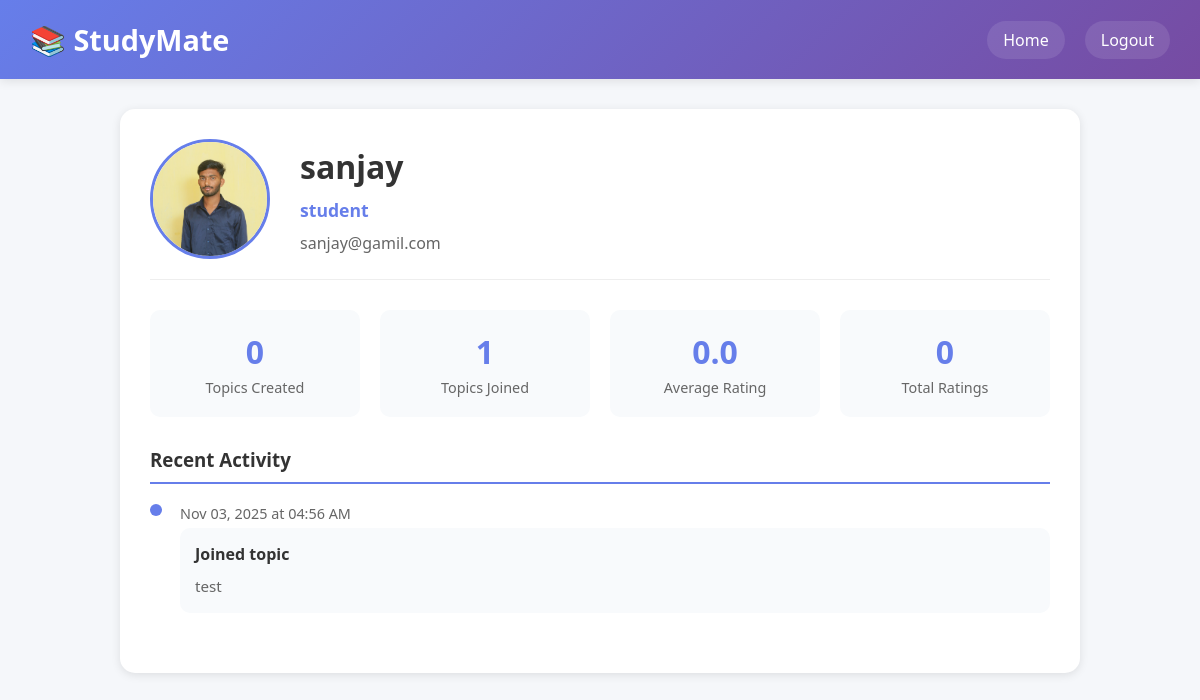
/profile/sanjay@gamil.com (signed in), run on an earlier commit of the app's database.
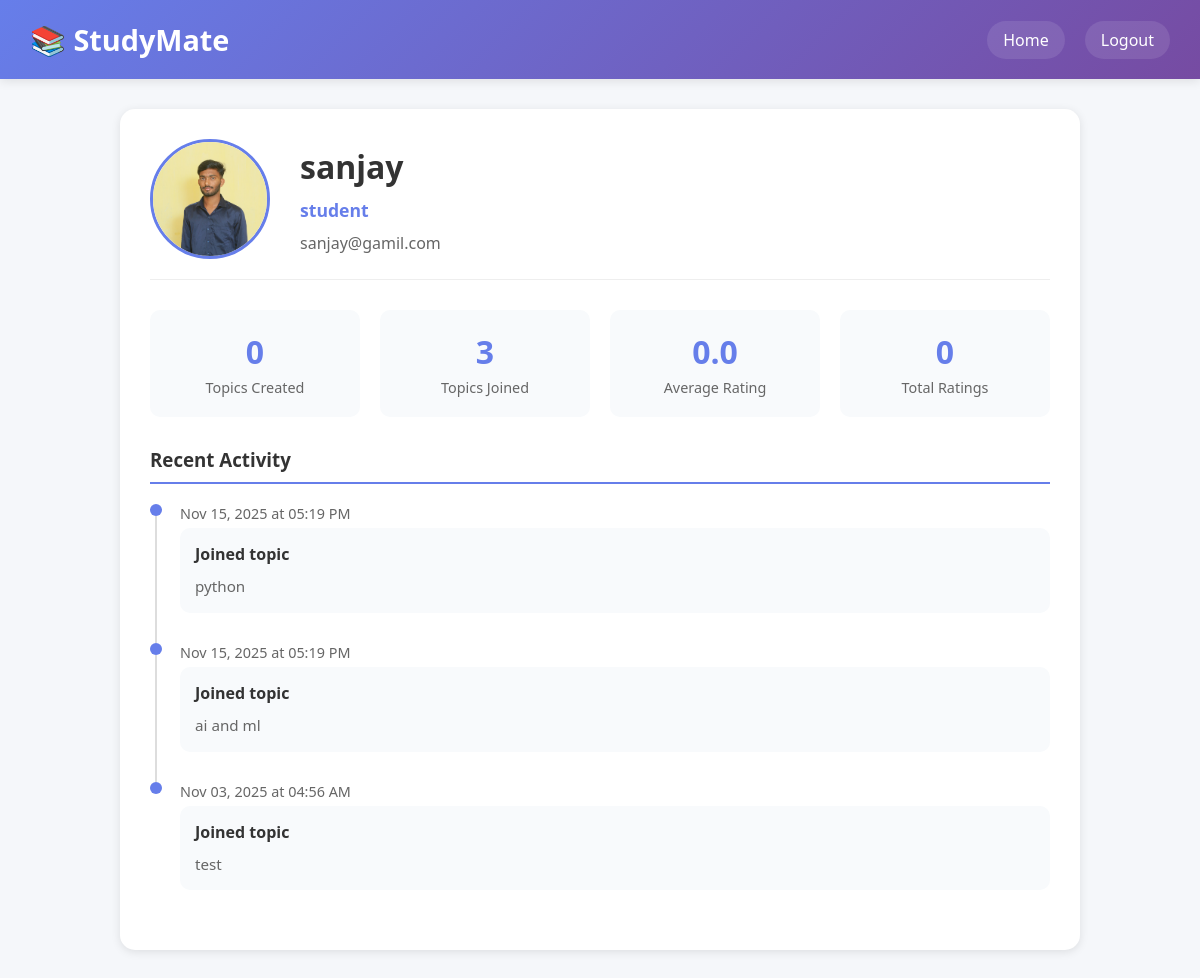
And on a later commit of the database.
### tables this page shows
CREATE TABLE willingness (
                id INTEGER PRIMARY KEY AUTOINCREMENT,
                user_id INTEGER NOT NULL,
                topic_id INTEGER NOT NULL,
                created_at TIMESTAMP DEFAULT CURRENT_TIMESTAMP,
                FOREIGN KEY (user_id) REFERENCES users(id) ON DELETE CASCADE,
                FOREIGN KEY (topic_id) REFERENCES topics(id) ON DELETE CASCADE,
                UNIQUE(user_id, topic_id)
            );

CREATE TABLE topics (
                id INTEGER PRIMARY KEY AUTOINCREMENT,
                title TEXT NOT NULL,
                description TEXT NOT NULL,
                duration TEXT NOT NULL,
                created_by INTEGER NOT NULL,
                created_at TIMESTAMP DEFAULT CURRENT_TIMESTAMP,
                scheduled_datetime TEXT,
                category TEXT,
                status TEXT DEFAULT 'active',
                is_archived INTEGER DEFAULT 0,
                FOREIGN KEY (created_by) REFERENCES users(id) ON DELETE CASCADE
            );

### routes/profile.py (the view)
@profile_bp.route('/profile/<username>')
def view_profile(username):
    if 'user' not in session:
        return redirect(url_for('landing'))
    conn = sqlite3.connect(DB_NAME)
    c = conn.cursor()
    c.execute("SELECT * FROM users WHERE username = ?", (username,))
    user_data = c.fetchone()
    if not user_data:
        conn.close()
        return "User not found", 404
    user = {
        'id': user_data[0],
        'username': user_data[1],
        'profession': user_data[3],
        'name': user_data[4]
    }
    stats = {}
    c.execute("SELECT COUNT(*) FROM topics WHERE created_by = ?", (user['id'],))
    stats['topics_created'] = c.fetchone()[0]
    c.execute("SELECT COUNT(*) FROM willingness WHERE user_id = ?", (user['id'],))
    stats['topics_joined'] = c.fetchone()[0]
    c.execute("""
        SELECT ROUND(AVG(r.rating), 2), COUNT(r.id)
        FROM topics t
        LEFT JOIN ratings r ON t.id = r.topic_id
        WHERE t.created_by = ?
    """, (user['id'],))
    avg_rating, total_ratings = c.fetchone()
    stats['avg_rating'] = avg_rating or 0.0
    stats['total_ratings'] = total_ratings or 0
    activities = []
    c.execute("""
        SELECT 'Created topic', title, created_at, id
        FROM topics
        WHERE created_by = ?
        ORDER BY created_at DESC
        LIMIT 5
    """, (user['id'],))
    for action, title, date, topic_id in c.fetchall():
        try:
            dt = datetime.strptime(str(date), '%Y-%m-%d %H:%M:%S')
            friendly_date = dt.strftime('%b %d, %Y at %I:%M %p')
        except:
            friendly_date = str(date)
        activities.append({
            'date': friendly_date,
            'title': action,
            'description': title
        })
    c.execute("""
        SELECT 'Joined topic', t.title, w.created_at, t.id
        FROM willingness w
        JOIN topics t ON w.topic_id = t.id
        WHERE w.user_id = ?
        ORDER BY w.created_at DESC
        LIMIT 5
    """, (user['id'],))
    for action, title, date, topic_id in c.fetchall():
        try:
            dt = datetime.strptime(str(date), '%Y-%m-%d %H:%M:%S')
            friendly_date = dt.strftime('%b %d, %Y at %I:%M %p')
        except:
            friendly_date = str(date)
        activities.append({
            'date': friendly_date,
            'title': action,
            'description': title
        })
    activities.sort(key=lambda x: datetime.strptime(x['date'], '%b %d, %Y at %I:%M %p'), reverse=True)
    activities = activities[:5]  # Keep only 5 most recent
    conn.close()
    is_own_profile = session['user']['username'] == username
    avatar_path = os.path.join(UPLOAD_FOLDER, f"{username}.jpg")
    avatar_url = f"/static/avatars/{username}.jpg" if os.path.exists(avatar_path) else None
    return render_template('profile.html',
                         user=user,
                         stats=stats,
                         activities=activities,
                         is_own_profile=is_own_profile,
                         avatar_url=avatar_url)

### templates/profile.html (shortened to what this page needs)
<!DOCTYPE html>
<html lang="en">
<head>
</head>
<body>
    <div class="header">
        <h2>📚 StudyMate</h2>
        <div class="nav-links">
            <a href="{{ url_for('home') }}" class="nav-link">Home</a>
            <a href="{{ url_for('logout') }}" class="nav-link">Logout</a>
        </div>
    </div>
    <div class="container">
        <div class="profile-card">
            <div class="profile-header">
                <img src="{{ avatar_url or url_for('static', filename='avatars/default.png') }}" alt="Profile Picture" class="avatar">
                <div class="profile-info">
                    <h1>{{ user.name }}</h1>
                    <div class="profession">{{ user.profession }}</div>
                    <p style="color: #666; margin-top: 10px;">{{ user.username }}</p>
                </div>
            </div>
            <div class="stats-grid">
                <div class="stat-card">
                    <div class="number">{{ stats.topics_created }}</div>
                    <div class="label">Topics Created</div>
                </div>
                <div class="stat-card">
                    <div class="number">{{ stats.topics_joined }}</div>
                    <div class="label">Topics Joined</div>
                </div>
                <div class="stat-card">
                    <div class="number">{{ '%.1f'|format(stats.avg_rating|float) }}</div>
                    <div class="label">Average Rating</div>
                </div>
                <div class="stat-card">
                    <div class="number">{{ stats.total_ratings }}</div>
                    <div class="label">Total Ratings</div>
                </div>
            </div>
            <div class="activity-timeline">
                <h3 class="section-title">Recent Activity</h3>
                {% if activities %}
                    {% for activity in activities %}
                    <div class="timeline-item">
                        <div class="timeline-date">{{ activity.date }}</div>
                        <div class="timeline-content">
                            <div class="timeline-title">{{ activity.title }}</div>
                            <div class="timeline-description">{{ activity.description }}</div>
                        </div>
                    </div>
                    {% endfor %}
                {% else %}
                    <p style="color: #666; text-align: center; padding: 20px;">No recent activity</p>
                {% endif %}
            </div>
        </div>
    </div>
</body>
</html>

What changed in the data, as far as the page shows it:
added willingness: date "Nov 15, 2025 at 05:19 PM", title "Joined topic", description "python"
added willingness: date "Nov 15, 2025 at 05:19 PM", title "Joined topic", description "ai and ml"
Also different on the page:
{{ stats.topics_joined }}: "1" → "3"
